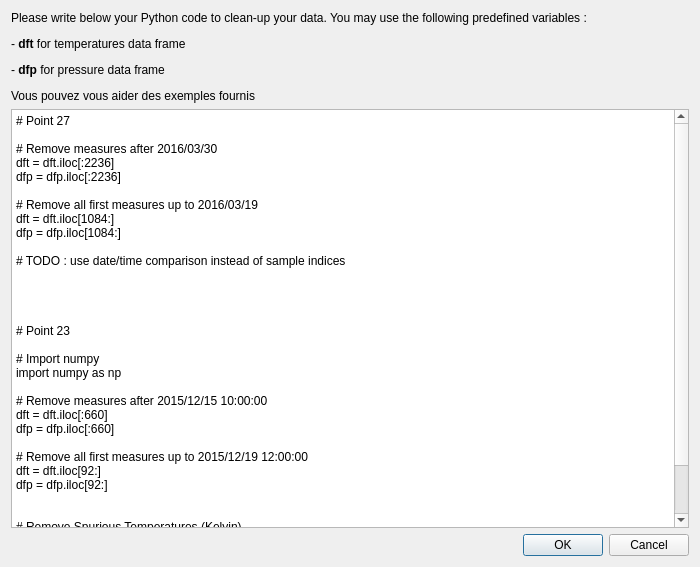
<?xml version="1.0" encoding="UTF-8"?>
<ui version="4.0">
 <class>DialogCleanup</class>
 <widget class="QDialog" name="DialogCleanup">
  <property name="windowModality">
   <enum>Qt::ApplicationModal</enum>
  </property>
  <property name="geometry">
   <rect>
    <x>0</x>
    <y>0</y>
    <width>700</width>
    <height>567</height>
   </rect>
  </property>
  <property name="windowTitle">
   <string>Clean-up your data</string>
  </property>
  <layout class="QVBoxLayout" name="verticalLayout">
   <item>
    <widget class="QLabel" name="label">
     <property name="text">
      <string>&lt;html&gt;&lt;head/&gt;&lt;body&gt;&lt;p&gt;Please write below your Python code to clean-up your data. You may use the following predefined variables : &lt;/p&gt;&lt;p&gt;- &lt;span style=&quot; font-weight:600;&quot;&gt;dft&lt;/span&gt; for temperatures data frame&lt;/p&gt;&lt;p&gt;- &lt;span style=&quot; font-weight:600;&quot;&gt;dfp&lt;/span&gt; for pressure data frame&lt;/p&gt;&lt;p&gt;Vous pouvez vous aider des exemples fournis&lt;/p&gt;&lt;/body&gt;&lt;/html&gt;</string>
     </property>
     <property name="textFormat">
      <enum>Qt::AutoText</enum>
     </property>
     <property name="scaledContents">
      <bool>false</bool>
     </property>
     <property name="wordWrap">
      <bool>true</bool>
     </property>
    </widget>
   </item>
   <item>
    <widget class="QPlainTextEdit" name="plainTextEdit">
     <property name="plainText">
      <string># Point 27

# Remove measures after 2016/03/30
dft = dft.iloc[:2236]
dfp = dfp.iloc[:2236]

# Remove all first measures up to 2016/03/19
dft = dft.iloc[1084:]
dfp = dfp.iloc[1084:]

# TODO : use date/time comparison instead of sample indices




# Point 23

# Import numpy
import numpy as np

# Remove measures after 2015/12/15 10:00:00
dft = dft.iloc[:660]
dfp = dfp.iloc[:660]

# Remove all first measures up to 2015/12/19 12:00:00
dft = dft.iloc[92:]
dfp = dfp.iloc[92:]


# Remove Spurious Temperatures (Kelvin)
dft.iloc[:,1:]=np.where((dft.iloc[:,1:]&lt;274), np.NaN, dft.iloc[:,1:])
dft.iloc[:,1:]=np.where((dft.iloc[:,1:]&gt;304), np.NaN, dft.iloc[:,1:])
</string>
     </property>
    </widget>
   </item>
   <item>
    <layout class="QHBoxLayout" name="horizontalLayout">
     <item>
      <spacer name="horizontalSpacer">
       <property name="orientation">
        <enum>Qt::Horizontal</enum>
       </property>
       <property name="sizeHint" stdset="0">
        <size>
         <width>40</width>
         <height>20</height>
        </size>
       </property>
      </spacer>
     </item>
     <item>
      <widget class="QDialogButtonBox" name="buttonBox">
       <property name="orientation">
        <enum>Qt::Horizontal</enum>
       </property>
       <property name="standardButtons">
        <set>QDialogButtonBox::Cancel|QDialogButtonBox::Ok</set>
       </property>
      </widget>
     </item>
    </layout>
   </item>
  </layout>
 </widget>
 <resources/>
 <connections>
  <connection>
   <sender>buttonBox</sender>
   <signal>accepted()</signal>
   <receiver>DialogCleanup</receiver>
   <slot>accept()</slot>
   <hints>
    <hint type="sourcelabel">
     <x>248</x>
     <y>254</y>
    </hint>
    <hint type="destinationlabel">
     <x>157</x>
     <y>274</y>
    </hint>
   </hints>
  </connection>
  <connection>
   <sender>buttonBox</sender>
   <signal>rejected()</signal>
   <receiver>DialogCleanup</receiver>
   <slot>reject()</slot>
   <hints>
    <hint type="sourcelabel">
     <x>316</x>
     <y>260</y>
    </hint>
    <hint type="destinationlabel">
     <x>286</x>
     <y>274</y>
    </hint>
   </hints>
  </connection>
 </connections>
</ui>
